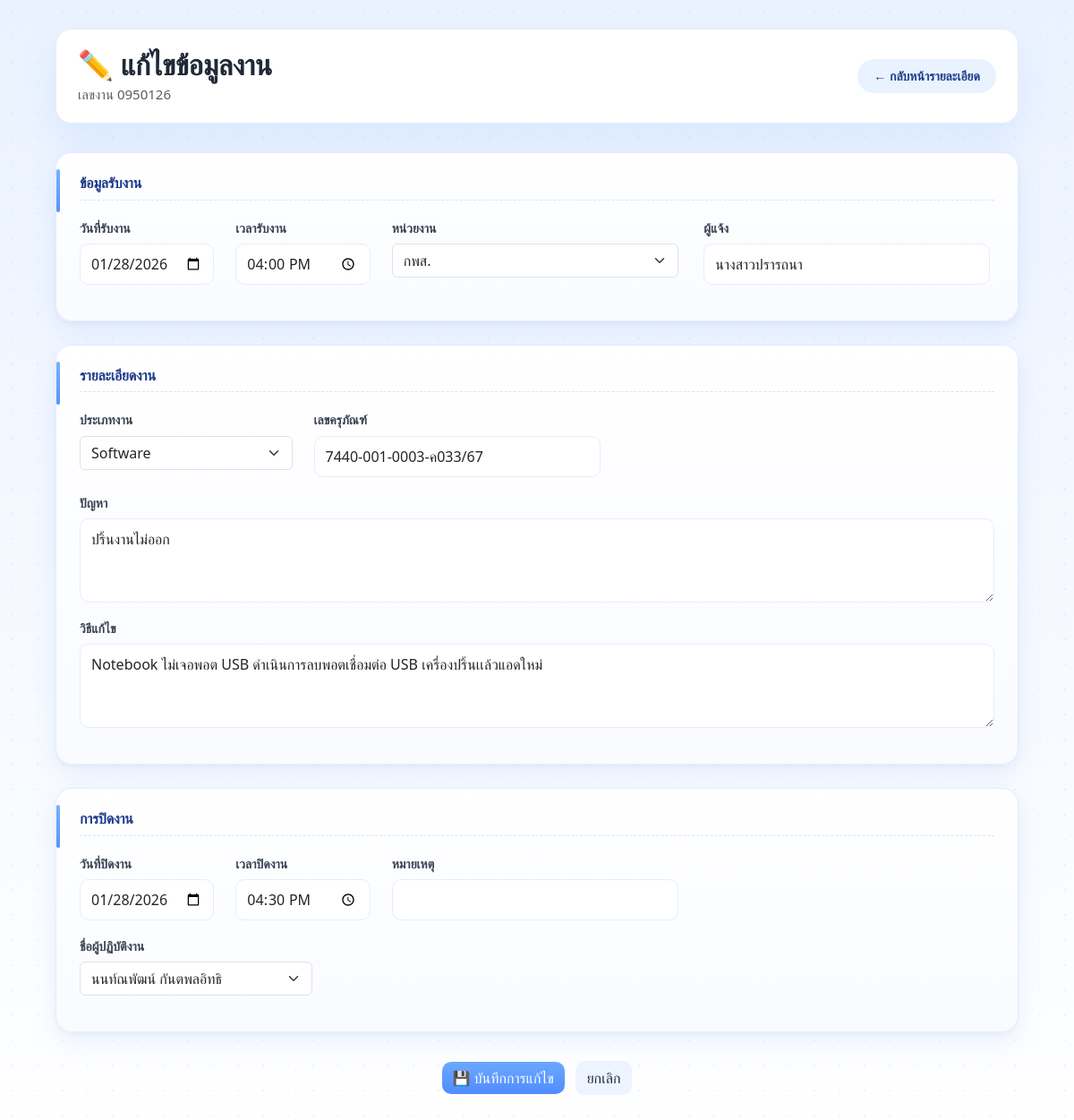
The page /edit/112 on the database its author committed.
### tables this page shows
CREATE TABLE reports (
            id INTEGER PRIMARY KEY AUTOINCREMENT,
            work_no TEXT UNIQUE,
            receive_datetime TEXT,
            department TEXT,
            reporter TEXT,
            job_type TEXT,
            asset_no TEXT,
            problem TEXT,
            solution TEXT,
            completed_datetime TEXT,
            close_note TEXT,
            confirm_name TEXT,
            signature TEXT,
            created_at TEXT
        );

### app.py (the view, shortened to what this page needs)
@app.route("/edit/<int:report_id>", methods=["GET", "POST"])
def edit_report(report_id):
    conn = sqlite3.connect(DB_NAME)
    cursor = conn.cursor()
    cursor.execute(
        """
        SELECT
            id, work_no, receive_datetime,
            department, reporter, job_type,
            asset_no, problem, solution,
            completed_datetime, close_note, confirm_name
        FROM reports
        WHERE id=?
    """,
        (report_id,),
    )
    r = cursor.fetchone()
    conn.close()
    receive_date, receive_time = r[2].split(" ")
    complete_date, complete_time = ("", "")
    if r[9]:
        complete_date, complete_time = r[9].split(" ")
    data = {
        "id": r[0],
        "work_no": r[1],
        "receive_date": receive_date,
        "receive_time": receive_time,
        "department": r[3],
        "reporter": r[4],
        "job_type": r[5],
        "asset_no": r[6],
        "problem": r[7],
        "solution": r[8],
        "complete_date": complete_date,
        "complete_time": complete_time,
        "close_note": r[10],
        "confirm_name": r[11],
    }
    return render_template("edit.html", data=data)

### templates/edit.html (shortened to what this page needs)
<!DOCTYPE html>
<html lang="th">
<head>
    <link href="https://cdn.jsdelivr.net/npm/bootstrap@5.3.2/dist/css/bootstrap.min.css" rel="stylesheet">
    <link rel="stylesheet" href="/static/theme.css">
</head>
<body>
<div class="container">
    <div class="report-header">
        <div>
            <h2>✏️ แก้ไขข้อมูลงาน</h2>
            <div class="text-muted">เลขงาน {{ data.work_no }}</div>
        </div>
        <a href="/view/{{ data.id }}" class="btn-back">
            ← กลับหน้ารายละเอียด
        </a>
    </div>
    <form method="post">
        <div class="section-box">
            <h5>ข้อมูลรับงาน</h5>
            <div class="row">
                <div class="col-md-2 mb-3">
                    <label>วันที่รับงาน</label>
                    <input type="date" name="receive_date"
                           class="form-control input-sm"
                           value="{{ data.receive_date }}" required>
                </div>
                <div class="col-md-2 mb-3">
                    <label>เวลารับงาน</label>
                    <input type="time" name="receive_time"
                           class="form-control input-sm"
                           value="{{ data.receive_time }}" required>
                </div>
                <div class="col-md-4 mb-3">
                    <label>หน่วยงาน</label>
                    <select name="department" class="form-select input-md" required>
                        <option value="กพส." {% if data.department == 'กพส.' %}selected{% endif %}>กพส.</option>
                    </select>
                </div>
                <div class="col-md-4 mb-3">
                    <label>ผู้แจ้ง</label>
                    <input type="text" name="reporter"
                           class="form-control input-md"
                           value="{{ data.reporter }}">
                </div>
            </div>
        </div>
        <div class="section-box">
            <h5>รายละเอียดงาน</h5>
            <div class="row">
                <div class="col-md-3 mb-3">
                <label>ประเภทงาน</label>
                <select name="job_type"
                        class="form-select select-sm">
                    <option value="Software"
                        {% if data.job_type == "Software" %}selected{% endif %}>
                        Software
                    </option>
                </select>
            </div>
                <div class="col-md-5 mb-3">
                    <label>เลขครุภัณฑ์</label>
                    <input type="text" name="asset_no"
                           class="form-control input-md"
                           value="{{ data.asset_no }}">
                </div>
            </div>
            <div class="mb-3">
                <label>ปัญหา</label>
                <textarea name="problem"
                          class="form-control input-lg"
                          rows="3">{{ data.problem }}</textarea>
            </div>
            <div class="mb-3">
                <label>วิธีแก้ไข</label>
                <textarea name="solution"
                          class="form-control input-lg"
                          rows="3">{{ data.solution }}</textarea>
            </div>
        </div>
        <div class="section-box">
            <h5>การปิดงาน</h5>
            <div class="row">
                <div class="col-md-2 mb-3">
                    <label>วันที่ปิดงาน</label>
                    <input type="date" name="complete_date"
                           class="form-control input-sm"
                           value="{{ data.complete_date }}">
                </div>
                <div class="col-md-2 mb-3">
                    <label>เวลาปิดงาน</label>
                    <input type="time" name="complete_time"
                           class="form-control input-sm"
                           value="{{ data.complete_time }}">
                </div>
                <div class="col-md-6 mb-3">
                    <label>หมายเหตุ</label>
                    <input type="text" name="close_note"
                           class="form-control input-md"
                           value="{{ data.close_note }}">
                </div>
            </div>
            <div class="mb-3">
                <label>ชื่อผู้ปฏิบัติงาน</label>
                <select name="confirm_name"
                        class="form-select select-sm"
                        required>
                    <option value="นนท์ณพัฒน์ กันตพลอิทธิ"
                        {% if data.confirm_name == "นนท์ณพัฒน์ กันตพลอิทธิ" %}selected{% endif %}>
                        นนท์ณพัฒน์ กันตพลอิทธิ
                    </option>
                </select>
            </div>
        </div>
        <div class="submit-wrapper">
            <button type="submit" class="btn btn-primary submit-btn">
                💾 บันทึกการแก้ไข
            </button>
            <a href="/view/{{ data.id }}" class="btn btn-secondary ms-2">
                ยกเลิก
            </a>
        </div>
    </form>
</div>
</body>
</html>

### static/theme.css (style rules this page uses)
:root { --primary: #6CA8FF; --bg: #F5F9FF; --card: #FFFFFF; --border: #E6EDFA; --text-main: #1F2937; --text-muted: #94A3B8; }
body { background-color: var(--bg); color: var(--text-main); font-family: "Segoe UI", Tahoma, sans-serif; }
.btn-primary { background: var(--primary); border-color: var(--primary); border-radius: 10px; }
.btn-secondary { background: #EEF4FF; border-color: #EEF4FF; color: var(--text-main); border-radius: 10px; }
.section-box { background: linear-gradient( 180deg, #ffffff 0%, #f9fbff 100% ) !important; border-radius: 18px !important; border: 1px solid rgba(108,168,255,0.18) !important; box-shadow: 0 10px 28px rgba(59,130,246,0.10), 0 3px 8px rgba(0,0,0,0.04) !important; padding: 24px 26px !important; }
.btn-back { display: inline-flex; align-items: center; gap: 6px; padding: 8px 18px; border-radius: 999px; background: rgba(108,168,255,0.15); color: #1e3a8a; font-weight: 600; font-size: 14px; text-decoration: none; transition: background 0.25s ease, transform 0.25s ease, box-shadow 0.25s ease; }
.report-header { display: flex; justify-content: space-between; align-items: center; background: #ffffff; padding: 20px 24px; border-radius: 18px; border: 1px solid var(--border); box-shadow: 0 20px 40px rgba(108,168,255,0.15); margin-bottom: 32px; }
.input-sm { max-width: 180px; }
.input-md { max-width: 320px; }
.input-lg { max-width: 100%; }
body { background: linear-gradient( 180deg, #eaf2ff 0%, #f4f8ff 45%, #ffffff 100% ); min-height: 100vh; font-size: 15px; line-height: 1.6; color: #1f2937; }
body::before { content: ""; position: fixed; inset: 0; background-image: radial-gradient(rgba(108,168,255,0.12) 1px, transparent 1px); background-size: 28px 28px; pointer-events: none; z-index: -1; }
.container { max-width: 1100px; padding-top: 32px; padding-bottom: 48px; }
.report-header h2 { font-weight: 700; letter-spacing: -0.3px; margin-bottom: 2px; }
.section-box { background: #ffffff; border-radius: 16px; padding: 24px 24px 24px 28px; margin-bottom: 26px; border: 1px solid var(--border); position: relative; box-shadow: 0 14px 30px rgba(108,168,255,0.12); transition: all .2s ease; }
.section-box::before { content: ""; position: absolute; left: 0; top: 16px; bottom: 16px; width: 4px; background: var(--primary); border-radius: 4px; }
.section-box h5 { color: var(--primary); font-size: 16px; letter-spacing: -0.2px; padding-bottom: 8px; margin-bottom: 16px; border-bottom: 1px dashed rgba(108,168,255,0.3); }
.section-box::before { content: ""; position: absolute; top: 18px; left: 0; width: 4px; height: 48px; border-radius: 4px; background: linear-gradient( 180deg, #60a5fa, #3b82f6 ); opacity: 0.85; }
.section-box h5 { font-weight: 600; margin-bottom: 18px; display: flex; align-items: center; gap: 8px; color: #1e3a8a; }
label { font-weight: 600; font-size: 14px; color: #374151; margin-bottom: 6px; }
.form-control, textarea { border-radius: 10px; border-color: var(--border); padding: 10px 12px; }
.form-control::placeholder { color: #9ca3af; }
.btn { transition: all .2s ease; }
.btn-primary { background: linear-gradient(180deg, #6ca8ff, #4f8cff); border: none; }
.submit-wrapper { text-align: center; margin: 32px 0; }
.section-box { background: #ffffff; border-radius: 16px; padding: 24px; transition: transform 0.35s cubic-bezier(0.22, 1, 0.36, 1), box-shadow 0.35s ease, border-color 0.35s ease; border: 1px solid rgba(0,0,0,0.04); position: relative; }
.select-sm { max-width: 260px; }
.section-box { overflow: visible !important; }
.report-header, .section-box { position: relative; z-index: 1; }
.section-box, .card, .table-box { background: linear-gradient( 180deg, #ffffff 0%, #f9fbff 100% ); border-radius: 18px; border: 1px solid rgba(108, 168, 255, 0.18); box-shadow: 0 18px 40px rgba(59, 130, 246, 0.12); }
body { font-family: "Prompt", "Segoe UI", Tahoma, sans-serif; }

### templates/edit.html (style rules this page uses)
.input-sm { max-width: 180px; }
.input-md { max-width: 320px; }
.input-lg { max-width: 100%; }

### rows shown on the page
reports: work_no "0950126", department "กพส.", reporter "นางสาวปรารถนา", job_type "Software", asset_no "7440-001-0003-ค033/67", problem "ปริ้นงานไม่ออก", solution "Notebook ไม่เจอพอต USB ดำเนินการลบพอตเชื่อมต่อ USB เครื่องปริ้นเเล้วแอดใหม่", confirm_name "นนท์ณพัฒน์ กันตพลอิทธิ"
